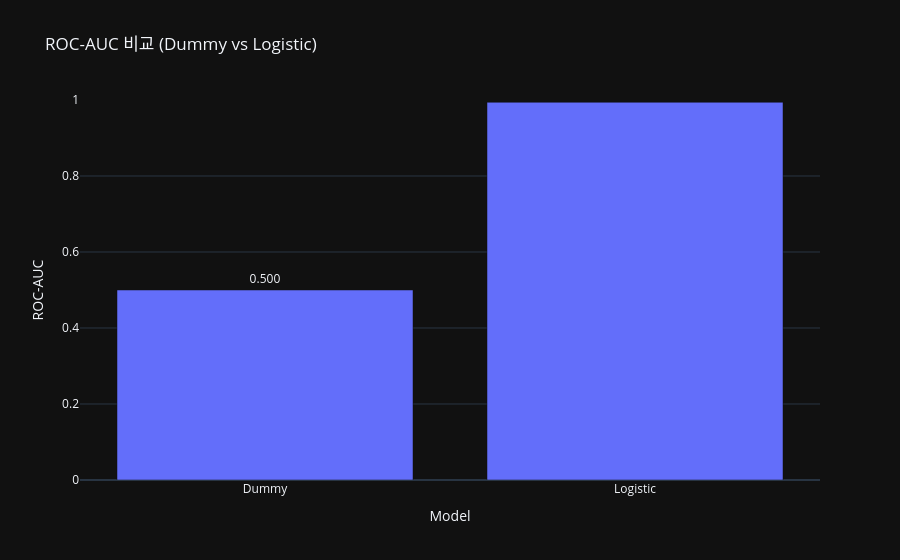

Source (notebook cell):
### Code cell
import pandas as pd
import plotly.express as px

auc_df = pd.DataFrame({
    "Model": ["Dummy", "Logistic"],
    "ROC-AUC": [auc_dummy, auc_lr]
})

fig_auc = px.bar(
    auc_df, x="Model", y="ROC-AUC", text="ROC-AUC",
    template="plotly_dark", range_y=[0,1],
    title="ROC-AUC 비교 (Dummy vs Logistic)"
)
fig_auc.update_traces(texttemplate="%{text:.3f}", textposition="outside")
fig_auc.show()

### Figure 1 — Plotly figure (JSON) as saved in the notebook; plotly's stock layout.template omitted (floating-point values rounded to 4 significant figures)
{"data": [{"hovertemplate": "Model=%{x}<br>ROC-AUC=%{text}<extra></extra>", "legendgroup": "", "marker": {"color": "#636efa", "pattern": {"shape": ""}}, "name": "", "orientation": "v", "showlegend": false, "text": [0.5, 0.994], "textposition": "outside", "texttemplate": "%{text:.3f}", "type": "bar", "x": ["Dummy", "Logistic"], "xaxis": "x", "y": [0.5, 0.994], "yaxis": "y"}], "layout": {"barmode": "relative", "legend": {"tracegroupgap": 0}, "title": {"text": "ROC-AUC 비교 (Dummy vs Logistic)"}, "xaxis": {"anchor": "y", "domain": [0, 1], "title": {"text": "Model"}}, "yaxis": {"anchor": "x", "domain": [0, 1], "range": [0, 1], "title": {"text": "ROC-AUC"}}}}
